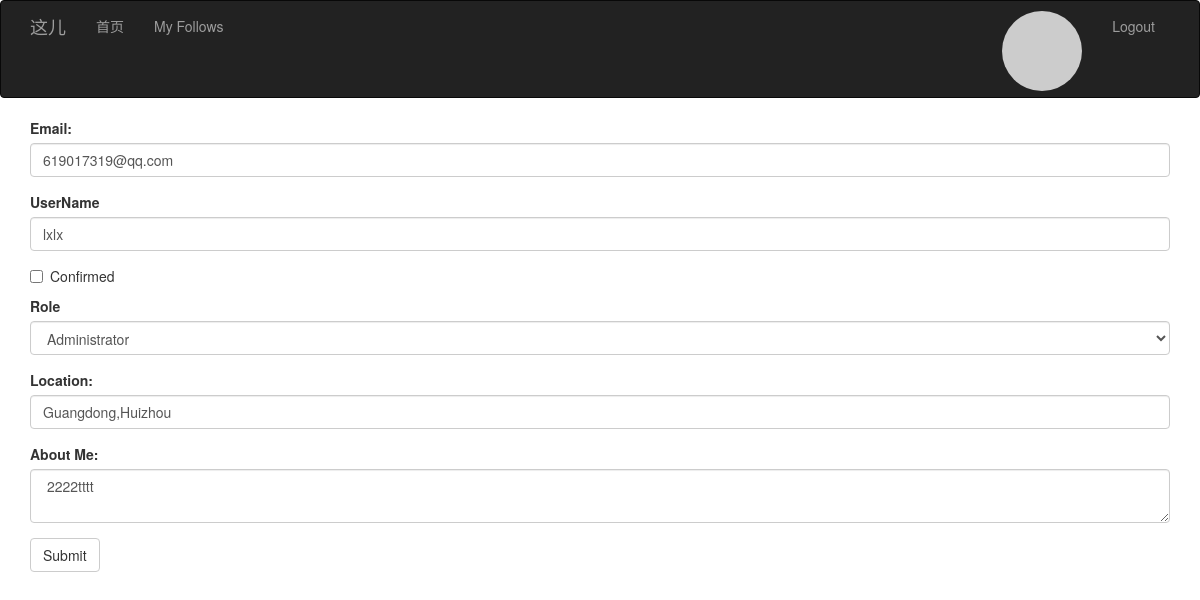
The page /edit_profile/2 (signed in) on the database as committed earlier.
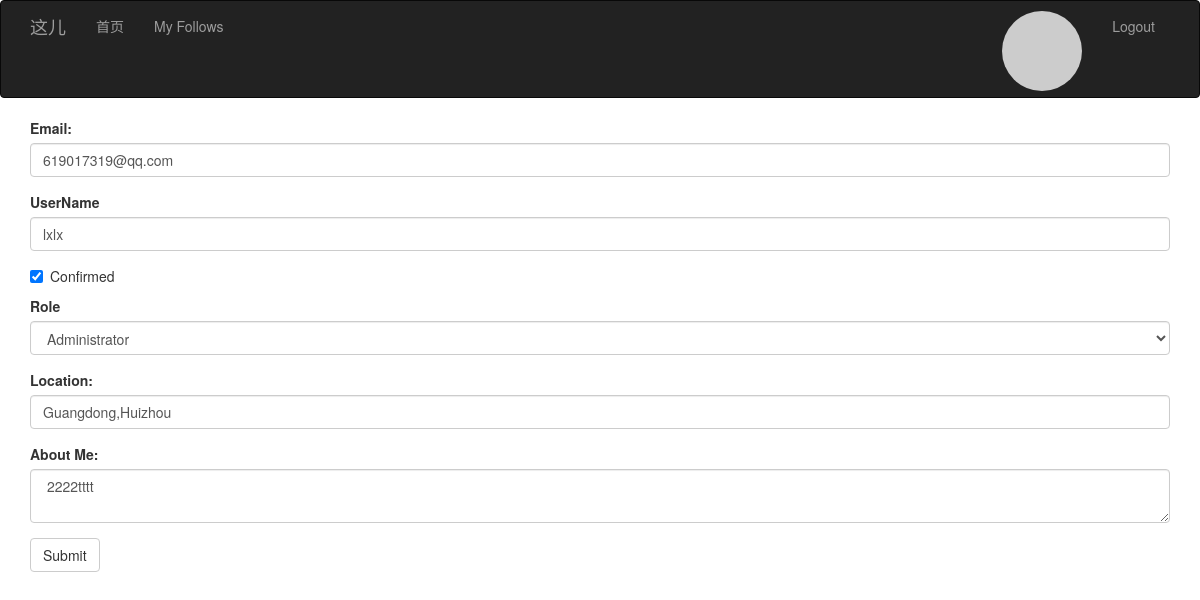
The same page on the database as committed later.
### app/models.py (models this page shows, shortened)
class User(UserMixin, db.Model):
    __tablename__ = 'users'
    id = db.Column(db.Integer, primary_key=True)
    email = db.Column(db.String(64), unique=True, index=True)
    username = db.Column(db.String(64), unique=True, index=True)
    password_hash = db.Column(db.String(128))
    confirmed = db.Column(db.Boolean, default=False)
    role_id = db.Column(db.Integer, db.ForeignKey('roles.id'))
    posts = db.relationship('Post', backref='author', lazy='dynamic')
    location = db.Column(db.String(64))
    about_me = db.Column(db.Text())
    member_since = db.Column(db.DateTime(), default=datetime.utcnow)
    last_seen = db.Column(db.DateTime(), default=datetime.utcnow)
    avatar = db.Column(db.String(128))
    followed = db.relationship('Follow', foreign_keys=[Follow.follower_id],
                               backref=db.backref('follower', lazy='joined'),
                               lazy='dynamic', cascade='all, delete-orphan')
    followers = db.relationship('Follow', foreign_keys=[Follow.followed_id],
                                backref=db.backref('followed', lazy='joined'),
                                lazy='dynamic', cascade='all, delete-orphan')
    def getAvatar(self, size=100, default='identicon', rating='g'):
        if request.is_secure:
            url = "https://secure.gravatar.com/avatar"
        else:
            url = 'http://www.gravatar.com/avatar'
        hash = self.avatar or self.cemail
        return '{url}/{hash}?s={size}&d={default}&r={rating}'.format(
            url=url, hash=hash, default=default, rating=rating, size=size)
    def can(self, permissions):
        return self.role is not None and \
               (self.role.permissions & permissions) == permissions
    @property
    def cemail(self):
        return self.email
    @property
    def password(self):
        raise AttributeError('password is not readable attribute')

### app/main/views.py (the view, shortened to what this page needs)
@main.route('/edit_profile/<int:id>', methods=['GET', 'POST'])
@login_required
@admin_required
def edit_profile_admin(id):
    user = User.query.get_or_404(id)
    form = EditProfileAdminForm(user=user)
    edit_success = False
    form.username.data = user.username
    form.location.data = user.location
    form.about_me.data = user.about_me
    form.role.data = user.role_id
    form.email.data = user.cemail
    form.confirmed.data = user.confirmed
    return render_template('user/edit_profile.html', form=form, edit_success=edit_success, user=user)

### app/main/forms.py (shortened to what this page needs)
class EditProfileAdminForm(FlaskForm):
    email = StringField('Email:', validators=[DataRequired(), Length(1, 64), Email()])
    username = StringField('UserName', validators=[DataRequired(), Length(1, 64),
                                                   Regexp('^[A-Za-z\u4e00-\u9fa5][A-Za-z0-9_.\u4e00-\u9fa5]*$', 0,
                                                          'UserName must have only letters,numbers,dots or underscores')
                                                   ])
    confirmed = BooleanField('Confirmed')
    role = SelectField('Role', coerce=int)
    location = StringField('Location:', validators=[Length(0, 64)])
    about_me = TextAreaField('About Me:')
    submit = SubmitField('Submit')
    def __init__(self, user, *args, **kwargs):
        super(EditProfileAdminForm, self).__init__(*args, **kwargs)
        self.role.choices = [(role.id, role.name)
                             for role in Role.query.order_by(Role.name).all()]
        self.user = user

### app/main/__init__.py (called while the page is built)
@main.app_context_processor
def inject_permissions():
    return dict(Permission=Permission)

### app/models.py (called while the page is built)
@login_manager.user_loader
def load_user(user_id):
    return User.query.get(int(user_id))

### app/templates/user/edit_profile.html (shortened to what this page needs)
{% extends "bootstrap_base.html" %}
{% import "bootstrap/wtf.html" as wtf %}
{% import "message.html" as message %}
{% block content %}
<div class="container">
    {{ wtf.quick_form(form)}}
</div>
{% endblock %}

Rows that differ between the two databases and show on the page:
changed User "619017319@qq.com": confirmed "☐" → "☑"
